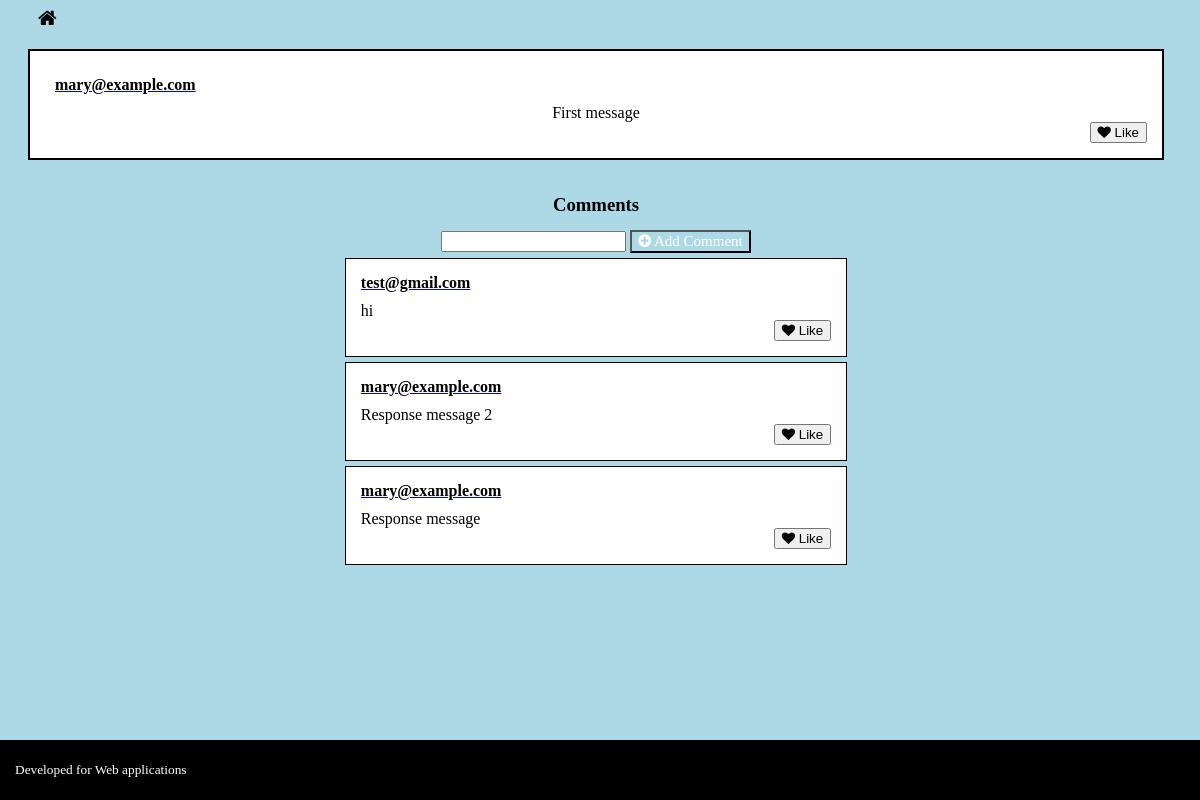
Page /messageIndex/1 (signed in) on the committed database.
### microblog/model.py (models this page shows)
class User(flask_login.UserMixin, db.Model):
    id = db.Column(db.Integer, primary_key=True)
    email = db.Column(db.String(128), unique=True, nullable=False)
    name = db.Column(db.String(64), nullable=False)
    password = db.Column(db.String(100), nullable=False)
    messages = db.relationship('Message', back_populates='user')
    following = db.relationship(
        "User",
        secondary=FollowingAssociation.__table__,
        primaryjoin=FollowingAssociation.follower_id == id,
        secondaryjoin=FollowingAssociation.followed_id == id,
        back_populates="followers",
    )
    followers = db.relationship(
        "User",
        secondary=FollowingAssociation.__table__,
        primaryjoin=FollowingAssociation.followed_id == id,
        secondaryjoin=FollowingAssociation.follower_id == id,
        back_populates="following",
    )

class Message(db.Model):
    id = db.Column(db.Integer, primary_key=True)
    user_id = db.Column(db.Integer, db.ForeignKey('user.id'), nullable=False)
    user = db.relationship('User', back_populates='messages')
    text = db.Column(db.String(512), nullable=False)
    timestamp = db.Column(db.DateTime(), nullable=False)
    response_to_id = db.Column(db.Integer, db.ForeignKey('message.id'))
    response_to = db.relationship('Message', back_populates='responses', remote_side=[id])
    responses = db.relationship('Message', back_populates='response_to', remote_side=[response_to_id])

### microblog/main.py (the view)
@bp.route("/messageIndex/<int:message_id>")
@flask_login.login_required
def messageIndex(message_id):
    message = db.session.get(model.Message, message_id)
    if not message:
        abort(404, "Post id {} doesn't exist.".format(message_id))
    if not message.response_to==None:
        abort(403, "the message to display is a response message.".format(message_id))
    query = db.select(model.Message).where(model.Message.response_to == message).order_by(model.Message.timestamp.desc())
    comments = db.session.execute(query).scalars().all()
    return render_template("main/messageindex.html", post=message, comments=comments)

### microblog/__init__.py (called while the page is built)
def create_app(test_config=None):
    app = Flask(__name__)
    app.config["SECRET_KEY"] = "93220d9b340cf9a6c39bac99cce7daf220167498f91fa"
    app.config["SQLALCHEMY_DATABASE_URI"] = "sqlite:///microblog.db"
    db.init_app(app)
    login_manager = LoginManager()
    login_manager.login_view = 'auth.login'
    login_manager.init_app(app)
    from . import model
    @login_manager.user_loader
    def load_user(user_id):
        return db.session.get(model.User, int(user_id))
    from . import main
    from . import auth
    app.register_blueprint(main.bp)
    app.register_blueprint(auth.bp)
    return app

### microblog/templates/main/messageIndex.html
{% extends 'base.html' %} {% block content %}{% include 'comments_template.html'
%} {% endblock %}

### microblog/templates/base.html (shortened to what this page needs)
<!DOCTYPE html>
<html>
  <head>
    <link
      rel="stylesheet"
      href="{{ url_for('static', filename='style.css') }}"
    />
    <link
      rel="stylesheet"
      href="https://cdnjs.cloudflare.com/ajax/libs/font-awesome/4.7.0/css/font-awesome.min.css"
    />
  </head>
  <body>
    {% block content %}{% endblock %}
    <footer class="homeFooter">
      <small>Developed for Web applications</small>
    </footer>
  </body>
</html>

### microblog/templates/comments_template.html
<div class="goHome">
  <a href="{{ url_for('main.index') }}"><i class="fa fa-home"></i></a>
</div>
<div class="viewPost">
  <a href="{{ url_for('main.profileIndex', user_id=post.user.id) }}"
    ><div class="postuser-info">{{ post.user.email }}</div></a
  >
  <div class="postText">{{post.text}}</div>
  <div class="viewLike">
    <button><i class="fa fa-heart"></i> Like</button>
  </div>
</div>
<div class="commentsTitle">
  <h3 class="commentsTitle">Comments</h3>
  <form
    method="POST"
    action="{{ url_for('main.new_comment', message_id=post.id) }}"
  >
    <input type="text" name="text" required />
    <button type="submit" class="btn">
      <i class="fa fa-plus-circle"></i> Add Comment
    </button>
  </form>
</div>
{% for comment in comments %} {% include 'comment_template.html' %} {% endfor %}

### microblog/templates/comment_template.html
<div class="postFeed">
  <a href="{{ url_for('main.profileIndex', user_id=post.user.id) }}"
    ><div class="user-info">{{ comment.user.email }}</div></a
  >
  {{comment.text}}
  <div class="commentActions">
    <button class="like-btn"><i class="fa fa-heart"></i> Like</button>
  </div>
</div>

### microblog/static/style.css (style rules this page uses)
#navbar a, h3, h4, form { display: inline; color: #f2f2f2; text-align: center; padding: 14px; text-decoration: none; }
.btn { background: transparent; color: white; font-size: 15px; font-family: "Copperplate", fantasy; }
.goHome > a > i { color: #000000; margin-left: 30px; text-decoration: none; font-size: 20px; }
body { background: lightblue; width: 98vw; margin-bottom: 50px; }
.postFeed { border: 1px solid black; padding: 15px; width: 40%; margin: auto; background: white; color: black; margin-top: 5px; }
.user-info { display: flex; align-items: center; margin-bottom: 10px; font-family: "Copperplate", fantasy; color: black; font-weight: bold; }
.postuser-info { text-align: left; margin: 10px; font-family: "Copperplate", fantasy; color: black; font-weight: bold; }
.viewPost { border: 2px solid black; padding: 15px; margin: 20px; background-color: white; }
.postText { display: block; text-align: center; }
.commentsTitle { font-family: "Copperplate", fantasy; color: #000000; display: block; text-align: center; margin: 0px; }
.viewLike { display: block; text-align: right; }
.commentActions { text-align: right; }
footer { background-color: black; color: white; font-family: "Copperplate", fantasy; background-attachment: scroll; position: fixed; bottom: 0; left: 0; width: 100%; height: 40px; padding-top: 20px; padding-left: 15px; }

### rows in the picture
User: user.email "mary@example.com"
Message: text "First message"
Message: user.email "test@gmail.com", text "hi"
Message: user.email "mary@example.com", text "Response message 2"
Message: user.email "mary@example.com", text "Response message"
